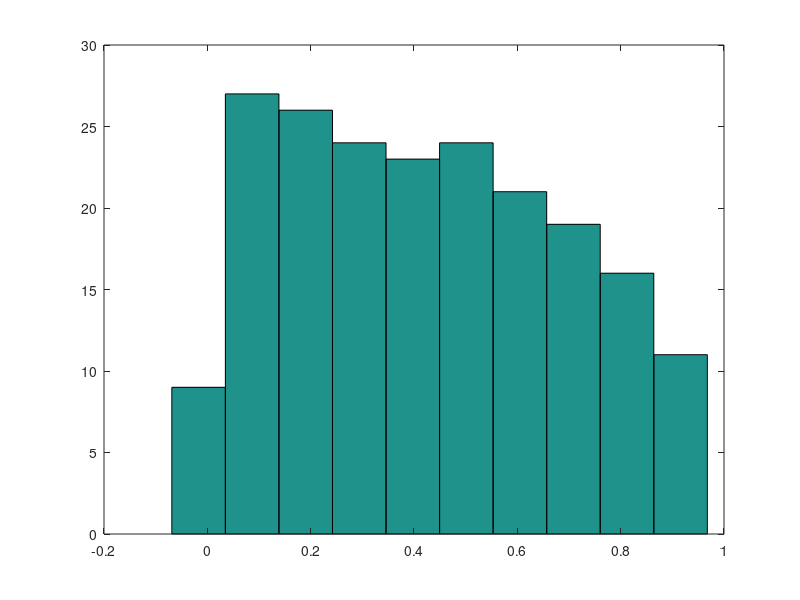

This figure's MATLAB source:
clc, clear all, close all

%%Check gradient and nesterov for 1/2||Ax - b||2^2 and  1/(2m)||Ax - b||2^2 

%creation of data
m = 200;
n = 10;
MAX_OUTER_ITER = 1;

%creation of matrix A with specific eigenvalues
A_tmp = randn(m,n);
[U,S,V] = svd(A_tmp,'econ');
lambda_min = 1;
lambda_max = 1000;
eigs = lambda_min + (lambda_max - lambda_min)*rand(n-2,1);
eig_A = [lambda_min; lambda_max; eigs];
Sigma = diag(eig_A);
A = U*Sigma*V';

%Normalize the rows of A to unit norm 
%A = normalize(A);

%vector of parameters
%b = rand(m,1);
%or
b = A*randn(n,1) + 0.01*randn(m,1);

%Problem parameters
Hessian = A'*A;
mu = min(svd(Hessian));
L = max(svd(Hessian));
condition = L/mu;

A_t_b = A'*b;
%initial point
x_init_all = zeros(n,1);

%Optimal
x_star = inv(Hessian)*A_t_b;
f_star2 = (1/(2*m))*norm(A*x_star - b)^2;

ep = 10^(-4);

%%  Stochastic gradient descent 
tic();
iter = 1;
x_sgd(:,iter) = x_init_all;


eta_sgd = 100/L;

while (iter < 10)
   
   grad = -(1/m)*A'*(A*x_sgd(:,iter) - b);
   
   for ii = 1 : m
       res = (A(ii,:) * x_sgd(:,iter) - b(ii));
       grad_f_SGD = -res* A(ii,:)';
       costheta(ii,iter) = dot(grad,grad_f_SGD)/(norm(grad_f_SGD)*norm(grad));
       
   end
%    
%    signed_costheta = sign( costheta(:,iter) );
%    positive_angles = sum(signed_costheta>0);
%    negative_angles = m - positive_angles;
%    
%    prob_positive = positive_angles/m;
%    prob_negative = 1 - prob_positive;
%    
   figure(1)
   hist(costheta(:,iter))
   pause;
   x_sgd(:,iter + 1) = x_sgd(:,iter) - eta_sgd*grad;

   iter = iter + 1;
    
end
fprintf('SGD');
time_sgd = toc
time_per_iter = time_sgd/iter